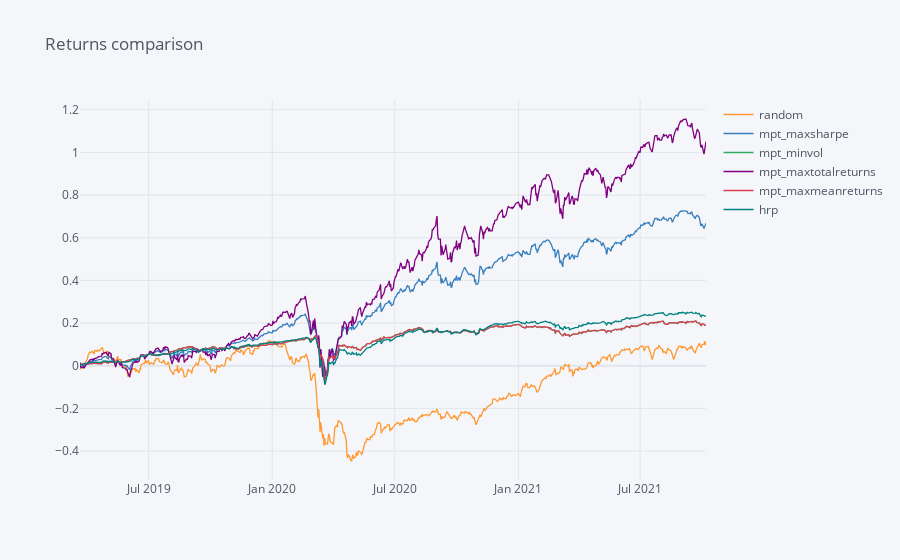

The cell this chart's notebook holds for it:
### Code cell
static_df = pd.DataFrame()
for i in weights.keys(): 
    static_df[i]= ps.Portfolio( daily_rts,weights[i], 0.02).portfolio_cum_returns()['portfolio_cum_returns']
static_df.iplot(title='Returns comparison')

### Figure 1 — Plotly figure (JSON) as saved in the notebook; plotly's stock layout.template omitted (floating-point values rounded to 4 significant figures; data arrays with more than 128 entries replaced by an {"elided": "..."} marker saying what was removed)
{"data": [{"line": {"color": "rgba(255, 153, 51, 1.0)", "dash": "solid", "shape": "linear", "width": 1.3}, "mode": "lines", "name": "random", "text": "", "type": "scatter", "x": {"elided": "666 str values"}, "y": {"elided": "666 float values"}}, {"line": {"color": "rgba(55, 128, 191, 1.0)", "dash": "solid", "shape": "linear", "width": 1.3}, "mode": "lines", "name": "mpt_maxsharpe", "text": "", "type": "scatter", "x": {"elided": "666 str values"}, "y": {"elided": "666 float values"}}, {"line": {"color": "rgba(50, 171, 96, 1.0)", "dash": "solid", "shape": "linear", "width": 1.3}, "mode": "lines", "name": "mpt_minvol", "text": "", "type": "scatter", "x": {"elided": "666 str values"}, "y": {"elided": "666 float values"}}, {"line": {"color": "rgba(128, 0, 128, 1.0)", "dash": "solid", "shape": "linear", "width": 1.3}, "mode": "lines", "name": "mpt_maxtotalreturns", "text": "", "type": "scatter", "x": {"elided": "666 str values"}, "y": {"elided": "666 float values"}}, {"line": {"color": "rgba(219, 64, 82, 1.0)", "dash": "solid", "shape": "linear", "width": 1.3}, "mode": "lines", "name": "mpt_maxmeanreturns", "text": "", "type": "scatter", "x": {"elided": "666 str values"}, "y": {"elided": "666 float values"}}, {"line": {"color": "rgba(0, 128, 128, 1.0)", "dash": "solid", "shape": "linear", "width": 1.3}, "mode": "lines", "name": "hrp", "text": "", "type": "scatter", "x": {"elided": "666 str values"}, "y": {"elided": "666 float values"}}], "layout": {"legend": {"bgcolor": "#F5F6F9", "font": {"color": "#4D5663"}}, "paper_bgcolor": "#F5F6F9", "plot_bgcolor": "#F5F6F9", "title": {"font": {"color": "#4D5663"}, "text": "Returns comparison"}, "xaxis": {"gridcolor": "#E1E5ED", "showgrid": true, "tickfont": {"color": "#4D5663"}, "title": {"font": {"color": "#4D5663"}, "text": ""}, "zerolinecolor": "#E1E5ED"}, "yaxis": {"gridcolor": "#E1E5ED", "showgrid": true, "tickfont": {"color": "#4D5663"}, "title": {"font": {"color": "#4D5663"}, "text": ""}, "zerolinecolor": "#E1E5ED"}}}
